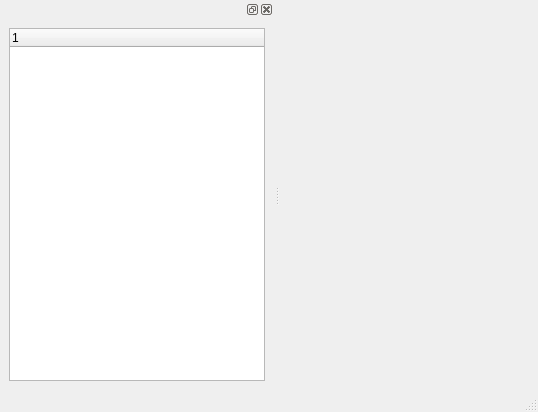
<?xml version="1.0" encoding="UTF-8"?>
<ui version="4.0">
 <class>CInfoEditor</class>
 <widget class="QMainWindow" name="CInfoEditor">
  <property name="geometry">
   <rect>
    <x>0</x>
    <y>0</y>
    <width>538</width>
    <height>412</height>
   </rect>
  </property>
  <property name="windowTitle">
   <string>MainWindow</string>
  </property>
  <widget class="QWidget" name="centralwidget">
   <layout class="QVBoxLayout" name="verticalLayout">
    <item>
     <layout class="QHBoxLayout" name="horizontalLayout">
      <item>
       <widget class="CInfoEditorView" name="widget" native="true"/>
      </item>
     </layout>
    </item>
   </layout>
  </widget>
  <widget class="QMenuBar" name="menubar">
   <property name="geometry">
    <rect>
     <x>0</x>
     <y>0</y>
     <width>538</width>
     <height>22</height>
    </rect>
   </property>
  </widget>
  <widget class="QStatusBar" name="statusbar"/>
  <widget class="QDockWidget" name="dockWidget">
   <property name="allowedAreas">
    <set>Qt::LeftDockWidgetArea|Qt::RightDockWidgetArea</set>
   </property>
   <attribute name="dockWidgetArea">
    <number>1</number>
   </attribute>
   <widget class="QWidget" name="dockWidgetContents">
    <layout class="QVBoxLayout" name="verticalLayout_2">
     <item>
      <widget class="QTreeWidget" name="treeWidget">
       <column>
        <property name="text">
         <string notr="true">1</string>
        </property>
       </column>
      </widget>
     </item>
    </layout>
   </widget>
  </widget>
 </widget>
 <customwidgets>
  <customwidget>
   <class>CInfoEditorView</class>
   <extends>QWidget</extends>
   <header>InfoEditor/CInfoEditorView.h</header>
   <container>1</container>
  </customwidget>
 </customwidgets>
 <resources/>
 <connections/>
</ui>
